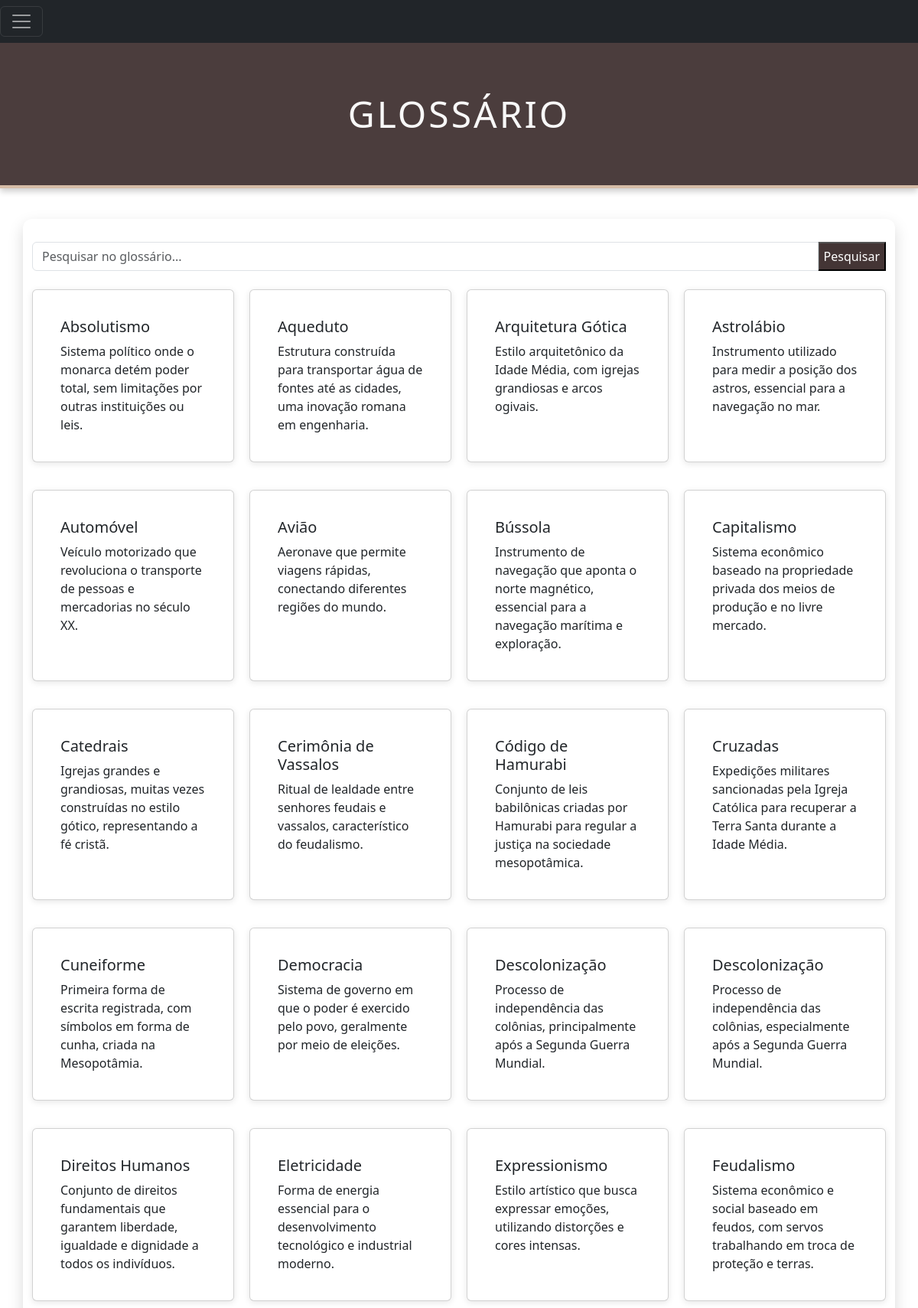
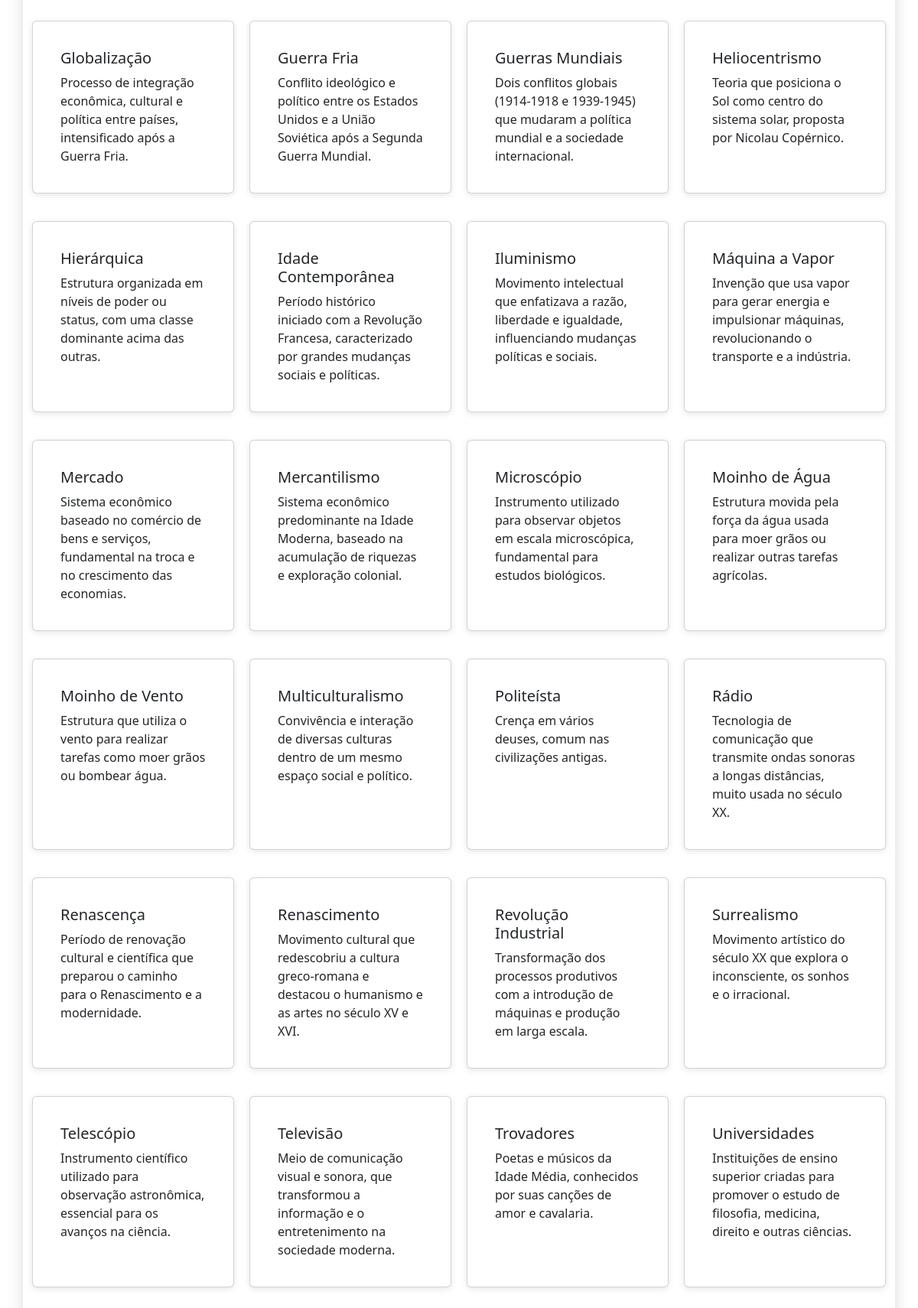
The app's page /paginas/glossario.php (signed in) with its own data (2 pictures, top to bottom).
### tables this page shows
CREATE TABLE `glossario` (
  `id_palavra` int(11) NOT NULL,
  `titulo` varchar(150) NOT NULL,
  `descricao` varchar(255) NOT NULL
);

### paginas/glossario.php (the view, shortened to what this page needs)
<?php
include '../bd/database.php';
$searchTerm = '';
$sql = "SELECT * FROM glossario";
if (!empty($searchTerm)) {
    $sql .= " WHERE titulo LIKE ?";
    $stmt = $connection->prepare($sql);
    $likeSearchTerm = '%' . $searchTerm . '%';
    $stmt->bind_param('s', $likeSearchTerm);
    $stmt->execute();
    $result = $stmt->get_result();
} else {
    $sql .= " ORDER BY titulo ASC";
    $result = $connection->query($sql);
}
?>
<!DOCTYPE html>
<html lang="en">
<head>
    <link rel="stylesheet" href="../css/glossario.css">
    <link href="https://cdn.jsdelivr.net/npm/bootstrap@5.3.0-alpha1/dist/css/bootstrap.min.css" rel="stylesheet">
</head>
<body>
<div class="pos-f-t">
    <nav class="navbar navbar-dark bg-dark">
        <button class="navbar-toggler" type="button" data-bs-toggle="offcanvas" data-bs-target="#offcanvasNavbar"
                aria-controls="offcanvasNavbar" aria-expanded="false" aria-label="Alterna navegação">
            <span class="navbar-toggler-icon"></span>
        </button>
    </nav>
</div>
<header>
    <h1 class="text-center my-4">Glossário</h1>
</header>
<div class="container">
    <div class="mb-4">
        <form method="post" action="">
            <div class="input-group">
                <input type="text" class="form-control" name="search" placeholder="Pesquisar no glossário..." value="<?= htmlspecialchars($searchTerm) ?>">
                <button type="submit" class="btn_pesq">Pesquisar</button>
            </div>
        </form>
    </div>
    <section class="cards-section" id="glossaryCards">
        <?php if ($result && $result->num_rows > 0): ?>
            <?php while ($linha = $result->fetch_assoc()): ?>
                <div class="card mb-3">
                    <div class="card-body">
                        <h5 class="card-title"><?= htmlspecialchars($linha['titulo']) ?></h5>
                        <p class="card-text"><?= htmlspecialchars($linha['descricao']) ?></p>
                    </div>
                </div>
            <?php endwhile; ?>
        <?php else: ?>
            <p class="text-center">Nenhuma entrada encontrada para o termo pesquisado.</p>
        <?php endif; ?>
    </section>
</div>
</body>
</html>

### css/glossario.css (style rules this page uses)
body { font-family: 'Georgia', serif; background-color: #faf3e0; color: #3d3d3d; margin: 0; padding: 0; }
header { background-color: #4b3d3d; color: #f8f8f8; padding: 40px 0; text-align: center; box-shadow: 0px 4px 8px rgba(0, 0, 0, 0.2); border-bottom: 4px solid #d5bca7; }
header h1 { font-size: 48px; margin: 0; text-transform: uppercase; letter-spacing: 3px; }
.container { max-width: 1100px; margin: 40px auto; padding: 30px; background-color: #ffffff; box-shadow: 0px 8px 20px rgba(0, 0, 0, 0.15); border-radius: 12px; }
.cards-section { display: grid; grid-template-columns: repeat(4, 1fr); gap: 20px; margin-top: 20px; }
.card { background-color: #f8f8f8; padding: 20px; border-radius: 8px; box-shadow: 0px 2px 8px rgba(0, 0, 0, 0.1); min-height: 150px; }
.btn_pesq { background-color: #443535; color: #ffffff; }

### records on screen
glossario: titulo "Absolutismo", descricao "Sistema político onde o monarca detém poder total, sem limitações por outras instituições ou leis."
glossario: titulo "Aqueduto", descricao "Estrutura construída para transportar água de fontes até as cidades, uma inovação romana em engenharia."
glossario: titulo "Arquitetura Gótica", descricao "Estilo arquitetônico da Idade Média, com igrejas grandiosas e arcos ogivais."
glossario: titulo "Astrolábio", descricao "Instrumento utilizado para medir a posição dos astros, essencial para a navegação no mar."
glossario: titulo "Automóvel", descricao "Veículo motorizado que revoluciona o transporte de pessoas e mercadorias no século XX."
glossario: titulo "Avião", descricao "Aeronave que permite viagens rápidas, conectando diferentes regiões do mundo."
glossario: titulo "Bússola", descricao "Instrumento de navegação que aponta o norte magnético, essencial para a navegação marítima e exploração."
glossario: titulo "Capitalismo", descricao "Sistema econômico baseado na propriedade privada dos meios de produção e no livre mercado."
glossario: titulo "Catedrais", descricao "Igrejas grandes e grandiosas, muitas vezes construídas no estilo gótico, representando a fé cristã."
glossario: titulo "Cerimônia de Vassalos", descricao "Ritual de lealdade entre senhores feudais e vassalos, característico do feudalismo."
glossario: titulo "Código de Hamurabi", descricao "Conjunto de leis babilônicas criadas por Hamurabi para regular a justiça na sociedade mesopotâmica."
glossario: titulo "Cruzadas", descricao "Expedições militares sancionadas pela Igreja Católica para recuperar a Terra Santa durante a Idade Média."
glossario: titulo "Cuneiforme", descricao "Primeira forma de escrita registrada, com símbolos em forma de cunha, criada na Mesopotâmia."
glossario: titulo "Democracia", descricao "Sistema de governo em que o poder é exercido pelo povo, geralmente por meio de eleições."
glossario: titulo "Descolonização", descricao "Processo de independência das colônias, principalmente após a Segunda Guerra Mundial."
glossario: titulo "Descolonização", descricao "Processo de independência das colônias, especialmente após a Segunda Guerra Mundial."
glossario: titulo "Direitos Humanos", descricao "Conjunto de direitos fundamentais que garantem liberdade, igualdade e dignidade a todos os indivíduos."
glossario: titulo "Eletricidade", descricao "Forma de energia essencial para o desenvolvimento tecnológico e industrial moderno."
glossario: titulo "Expressionismo", descricao "Estilo artístico que busca expressar emoções, utilizando distorções e cores intensas."
glossario: titulo "Feudalismo", descricao "Sistema econômico e social baseado em feudos, com servos trabalhando em troca de proteção e terras."
glossario: titulo "Globalização", descricao "Processo de integração econômica, cultural e política entre países, intensificado após a Guerra Fria."
glossario: titulo "Guerra Fria", descricao "Conflito ideológico e político entre os Estados Unidos e a União Soviética após a Segunda Guerra Mundial."
glossario: titulo "Guerras Mundiais", descricao "Dois conflitos globais (1914-1918 e 1939-1945) que mudaram a política mundial e a sociedade internacional."
glossario: titulo "Heliocentrismo", descricao "Teoria que posiciona o Sol como centro do sistema solar, proposta por Nicolau Copérnico."
glossario: titulo "Hierárquica", descricao "Estrutura organizada em níveis de poder ou status, com uma classe dominante acima das outras."
glossario: titulo "Idade Contemporânea", descricao "Período histórico iniciado com a Revolução Francesa, caracterizado por grandes mudanças sociais e políticas."
glossario: titulo "Iluminismo", descricao "Movimento intelectual que enfatizava a razão, liberdade e igualdade, influenciando mudanças políticas e sociais."
glossario: titulo "Máquina a Vapor", descricao "Invenção que usa vapor para gerar energia e impulsionar máquinas, revolucionando o transporte e a indústria."
glossario: titulo "Mercado", descricao "Sistema econômico baseado no comércio de bens e serviços, fundamental na troca e no crescimento das economias."
glossario: titulo "Mercantilismo", descricao "Sistema econômico predominante na Idade Moderna, baseado na acumulação de riquezas e exploração colonial."
glossario: titulo "Microscópio", descricao "Instrumento utilizado para observar objetos em escala microscópica, fundamental para estudos biológicos."
glossario: titulo "Moinho de Água", descricao "Estrutura movida pela força da água usada para moer grãos ou realizar outras tarefas agrícolas."
glossario: titulo "Moinho de Vento", descricao "Estrutura que utiliza o vento para realizar tarefas como moer grãos ou bombear água."
glossario: titulo "Multiculturalismo", descricao "Convivência e interação de diversas culturas dentro de um mesmo espaço social e político."
glossario: titulo "Politeísta", descricao "Crença em vários deuses, comum nas civilizações antigas."
glossario: titulo "Rádio", descricao "Tecnologia de comunicação que transmite ondas sonoras a longas distâncias, muito usada no século XX."
glossario: titulo "Renascença", descricao "Período de renovação cultural e científica que preparou o caminho para o Renascimento e a modernidade."
glossario: titulo "Renascimento", descricao "Movimento cultural que redescobriu a cultura greco-romana e destacou o humanismo e as artes no século XV e XVI."
glossario: titulo "Revolução Industrial", descricao "Transformação dos processos produtivos com a introdução de máquinas e produção em larga escala."
glossario: titulo "Surrealismo", descricao "Movimento artístico do século XX que explora o inconsciente, os sonhos e o irracional."
glossario: titulo "Telescópio", descricao "Instrumento científico utilizado para observação astronômica, essencial para os avanços na ciência."
glossario: titulo "Televisão", descricao "Meio de comunicação visual e sonora, que transformou a informação e o entretenimento na sociedade moderna."
glossario: titulo "Trovadores", descricao "Poetas e músicos da Idade Média, conhecidos por suas canções de amor e cavalaria."
glossario: titulo "Universidades", descricao "Instituições de ensino superior criadas para promover o estudo de filosofia, medicina, direito e outras ciências."
